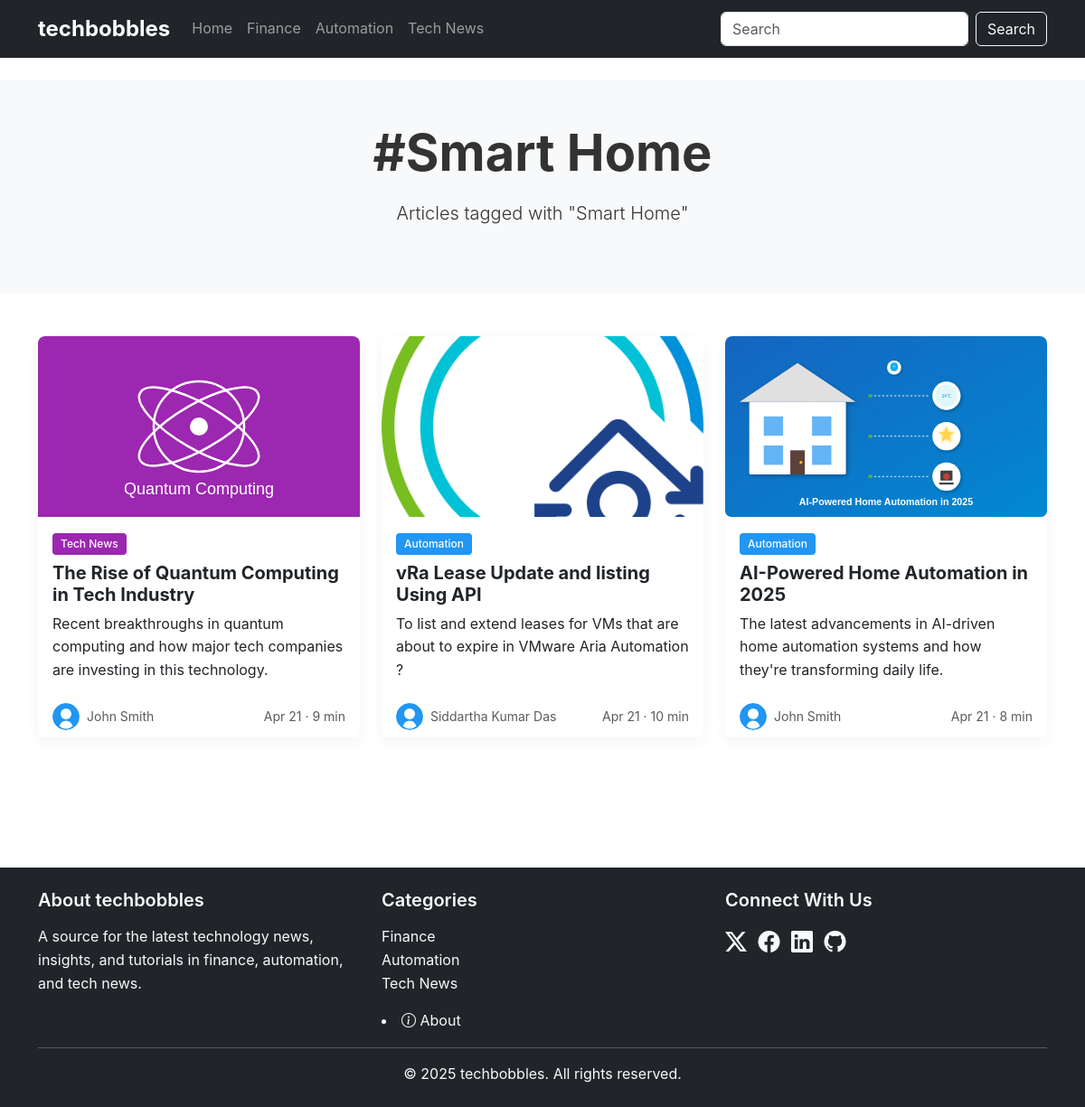
The page /topic/smart-home on the database as committed earlier.
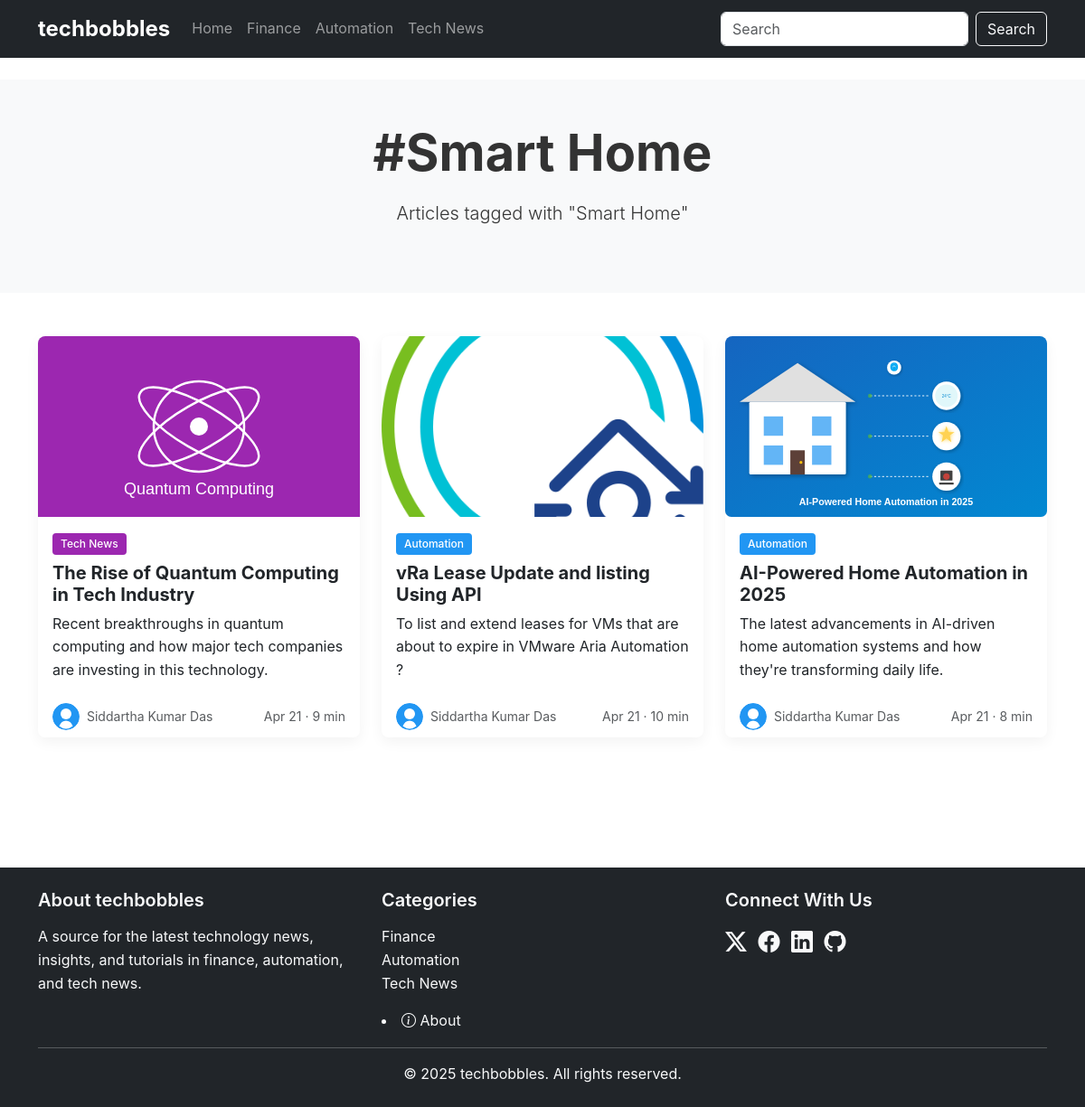
The same page on the database as committed later.
### app.py (models this page shows)
class Category(db.Model):
    id = db.Column(db.Integer, primary_key=True)
    name = db.Column(db.String(50), nullable=False)
    slug = db.Column(db.String(50), unique=True, nullable=False)
    description = db.Column(db.String(200))
    color = db.Column(db.String(20))
    posts = db.relationship('Post', backref='category', lazy=True)

class Topic(db.Model):
    id = db.Column(db.Integer, primary_key=True)
    name = db.Column(db.String(50), nullable=False)
    slug = db.Column(db.String(50), unique=True, nullable=False)

class Post(db.Model):
    id = db.Column(db.Integer, primary_key=True)
    title = db.Column(db.String(200), nullable=False)
    slug = db.Column(db.String(200), unique=True, nullable=False)
    excerpt = db.Column(db.Text, nullable=False)
    content = db.Column(db.Text, nullable=False)
    publish_date = db.Column(db.DateTime, nullable=False, default=datetime.utcnow)
    read_time = db.Column(db.Integer, default=5)
    featured = db.Column(db.Boolean, default=False)
    featured_image = db.Column(db.String(200))
    category_id = db.Column(db.Integer, db.ForeignKey('category.id'), nullable=False)
    author_id = db.Column(db.Integer, db.ForeignKey('author.id'), nullable=False)
    topics = db.relationship('Topic', secondary='post_topics', backref=db.backref('posts', lazy='dynamic'))

class Author(db.Model):
    id = db.Column(db.Integer, primary_key=True)
    name = db.Column(db.String(100), nullable=False)
    email = db.Column(db.String(100), unique=True, nullable=False)
    bio = db.Column(db.Text)
    avatar = db.Column(db.String(200))
    posts = db.relationship('Post', backref='author', lazy=True)

### app.py (the view)
@app.route('/topic/<slug>')
def topic(slug):
    topic = Topic.query.filter_by(slug=slug).first_or_404()
    posts = topic.posts.order_by(Post.publish_date.desc()).all()
    return render_template('topic.html',
                           topic=topic,
                           posts=posts)

### app.py (called while the page is built)
@app.context_processor
def inject_now():
    return {'now': datetime.utcnow()}

@app.context_processor
def inject_categories():
    return {'categories': Category.query.all()}

### templates/topic.html (shortened to what this page needs)
{% extends 'base.html' %}
{% block content %}
<section class="py-5 bg-light">
    <div class="container">
        <div class="row justify-content-center">
            <div class="col-md-8 text-center">
                <h1 class="display-4 fw-bold mb-3">#{{ topic.name }}</h1>
                <p class="lead mb-4">Articles tagged with "{{ topic.name }}"</p>
            </div>
        </div>
    </div>
</section>
<section class="py-5">
    <div class="container">
        <div class="row">
            {% for post in posts %}
            <div class="col-md-6 col-lg-4 mb-4">
                <div class="card post-card h-100">
                    <img src="{{ post.featured_image }}" class="card-img-top" alt="{{ post.title }}">
                    <div class="card-body">
                        <div class="mb-2">
                            <span class="badge" style="background-color: {{ post.category.color }}">{{ post.category.name }}</span>
                        </div>
                        <h5 class="card-title">{{ post.title }}</h5>
                        <p class="card-text">{{ post.excerpt | truncate(120) }}</p>
                    </div>
                    <div class="card-footer bg-white border-0">
                        <div class="d-flex justify-content-between align-items-center">
                            <div class="d-flex align-items-center">
                                <img src="{{ post.author.avatar }}" alt="{{ post.author.name }}" class="rounded-circle me-2" width="30" height="30">
                                <small class="text-muted">{{ post.author.name }}</small>
                            </div>
                            <small class="text-muted">{{ post.publish_date.strftime('%b %d') }} · {{ post.read_time }} min</small>
                        </div>
                    </div>
                </div>
            </div>
            {% endfor %}
        </div>
    </div>
</section>
{% endblock %}

### templates/base.html (shortened to what this page needs)
<!DOCTYPE html>
<html lang="en">
<head>
    <link href="https://cdn.jsdelivr.net/npm/bootstrap@5.3.2/dist/css/bootstrap.min.css" rel="stylesheet">
    <link rel="stylesheet" href="https://cdn.jsdelivr.net/npm/bootstrap-icons@1.11.0/font/bootstrap-icons.css">
    <link rel="stylesheet" href="{{ url_for('static', filename='css/styles.css') }}">
</head>
<body>
    <header class="site-header">
        <nav class="navbar navbar-expand-lg navbar-dark bg-dark">
            <div class="container">
                <a class="navbar-brand" href="{{ url_for('home') }}">techbobbles</a>
                <div class="collapse navbar-collapse" id="navbarNav">
                    <ul class="navbar-nav me-auto">
                        <li class="nav-item">
                            <a class="nav-link" href="{{ url_for('home') }}">Home</a>
                        </li>
                        {% for cat in categories %}
                        <li class="nav-item">
                            <a class="nav-link" href="{{ url_for('category', slug=cat.slug) }}">{{ cat.name }}</a>
                        </li>
                        {% endfor %}
                    </ul>
                    <form class="d-flex" role="search" method="get" action="{{ url_for('search') }}">
                        <input class="form-control me-2" type="search" name="q" placeholder="Search" required>
                        <button class="btn btn-outline-light" type="submit">Search</button>
                    </form>
                </div>
            </div>
        </nav>
    </header>
    <main class="py-4">
        {% block content %}{% endblock %}
    </main>
    <footer class="bg-dark text-light py-4 mt-5">
        <div class="container">
            <div class="row">
                <div class="col-md-4">
                    <h5>About techbobbles</h5>
                    <p>A source for the latest technology news, insights, and tutorials in finance, automation, and tech news.</p>
                </div>
                <div class="col-md-4">
                    <h5>Categories</h5>
                    <ul class="list-unstyled">
                        {% for cat in categories %}
                        <li><a href="{{ url_for('category', slug=cat.slug) }}" class="text-light">{{ cat.name }}</a></li>
                        {% endfor %}
                    </ul>
                    <li class="mt-2">
                        <a href="{{ url_for('about') }}" class="text-light">
                            <i class="bi bi-info-circle"></i> About
                        </a>
                    </li>
                </div>
                <div class="col-md-4">
                    <h5>Connect With Us</h5>
                    <div class="social-icons">
                        <a href="https://x.com/vicidas" class="text-light me-2"><i class="bi bi-twitter-x"></i></a>
                        <a href="https://www.facebook.com/siddartha.das" class="text-light me-2"><i class="bi bi-facebook"></i></a>
                        <a href="https://www.linkedin.com/in/siddartha-das-0973544a/" class="text-light me-2"><i class="bi bi-linkedin"></i></a>
                        <a href="https://github.com/siddartha1192/Siddartha" class="text-light"><i class="bi bi-github"></i></a>
                    </div>
                </div>
            </div>
            <hr>
            <p class="text-center mb-0">&copy; {{ now.year }} techbobbles. All rights reserved.</p>
        </div>
    </footer>
</body>
</html>

### static/css/styles.css (style rules this page uses)
:root { --finance-color: #4CAF50; --automation-color: #2196F3; --tech-news-color: #9C27B0; }
body { font-family: 'Inter', -apple-system, BlinkMacSystemFont, 'Segoe UI', Roboto, Oxygen, Ubuntu, Cantarell, 'Open Sans', 'Helvetica Neue', sans-serif; color: #333; line-height: 1.6; padding: 0px; }
a { text-decoration: none; color: #0066cc; transition: color 0.2s; }
.navbar-brand { font-weight: 700; font-size: 1.5rem; }
.post-card { transition: transform 0.3s; box-shadow: 0 5px 15px rgba(0, 0, 0, 0.05); border: none; border-radius: 0.5rem; overflow: hidden; padding: 0px; }
.post-card .card-img-top { height: 200px; object-fit: cover; }
.post-card .card-title { font-weight: 700; }
.post-card .badge { font-weight: 500; }
footer { margin-top: 3rem; }
footer h5 { font-weight: 600; margin-bottom: 1rem; }
.social-icons a { font-size: 1.5rem; margin-right: 1rem; }
.badge { padding: 0.5em 0.75em; font-weight: 500; border-radius: 0.25rem; color: white; }

Rows that differ between the two databases and show on the page:
changed Post "The Rise of Quantum Computing in Tech Industry": author.name "John Smith" → "Siddartha Kumar Das"
changed Post "AI-Powered Home Automation in 2025": author.name "John Smith" → "Siddartha Kumar Das"
